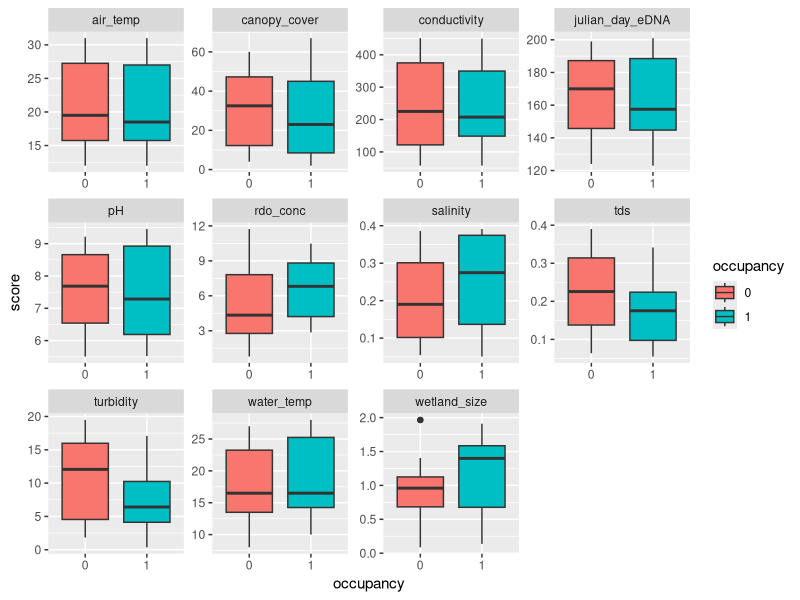

This figure's R source:
library(tidyverse)
library(dplyr)
library(ggplot2)

## JD Looks good. Might have been cooler if you had used your cleaned data from previous assignment.

#importing data and adding occupancy as a factor, creating a longer dataset with gather()
data <- (read_csv("qmee_data.csv", col_types=cols())
         %>% mutate(occupancy = as.factor(edna_occ))
         %>% gather('wetland_size', 'water_temp','air_temp','pH','salinity','rdo_conc', 'turbidity', 'conductivity', 'canopy_cover', 'tds', 'julian_day_eDNA', key = "env", value = "score")
         %>% subset(select = -c(edna_occ,pct_pos_qpcr))
)

#boxplots of environmental variables by occupancy, scales are adjusted by the bounds of each environmental variable using "free"
figure <- ggplot(data, aes(x=occupancy, y=score)) + 
  geom_boxplot(aes(fill=occupancy))+
  facet_wrap(~env, scales = "free")

## JD: You should try to suppress the legend, since it's redundant.

## Grade: 2

print(figure)
